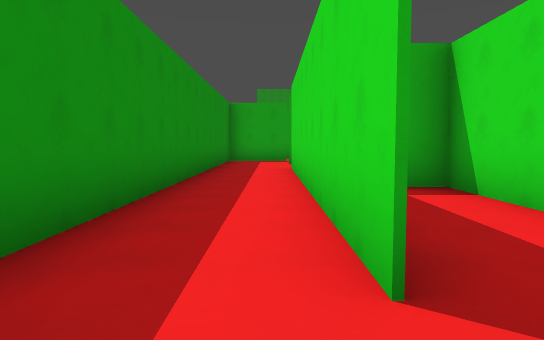
view 1 (above)

16 first-person views from a walk through a Godot game level. The camera is 1.5 m above the floor, tilts 4° down and sees 70° across. The floor is counted in squares, 2.4 m on a side. Each view is taken from the middle of a square. On the plan, view 1 faces up. The plan holds only what a view shows up to about 11 squares ahead; the rest is blank. The place goes on beyond the plan.

view 2
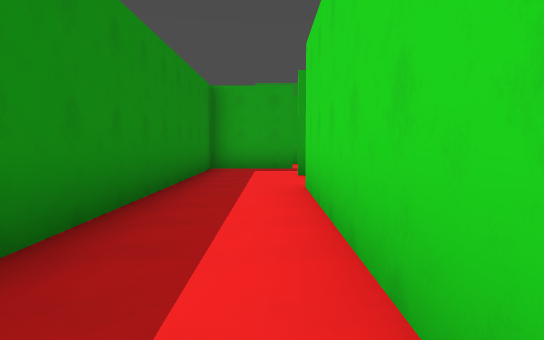

view 3
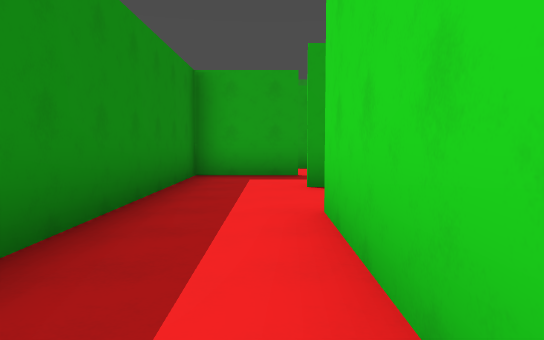

view 4
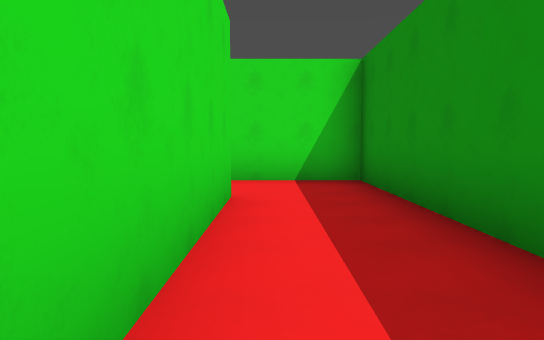

view 5
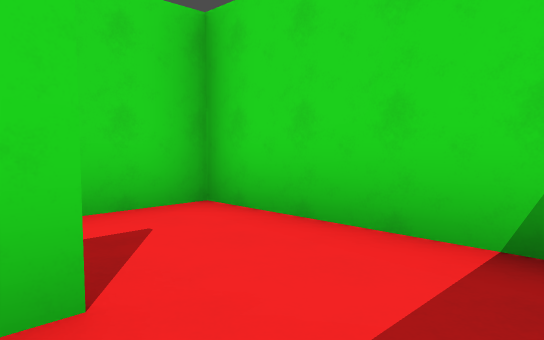

view 6
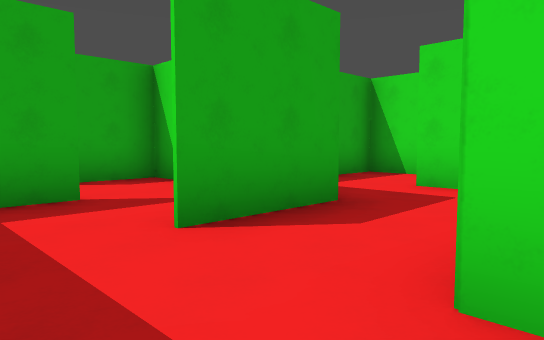

view 7
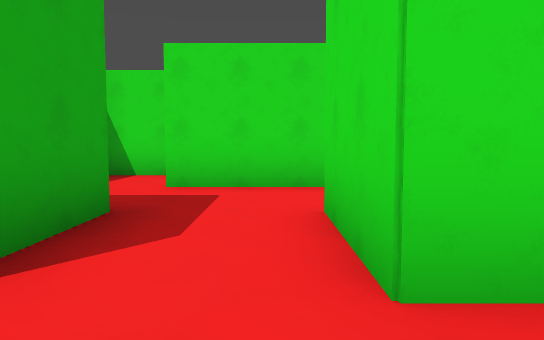

view 8
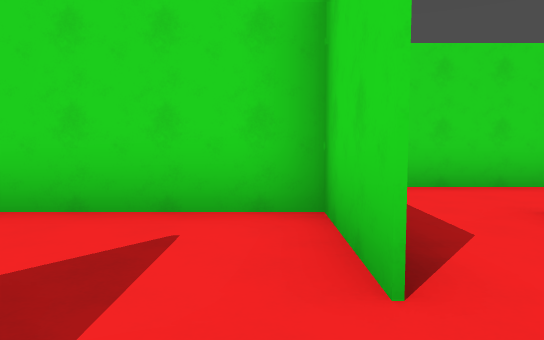

view 9
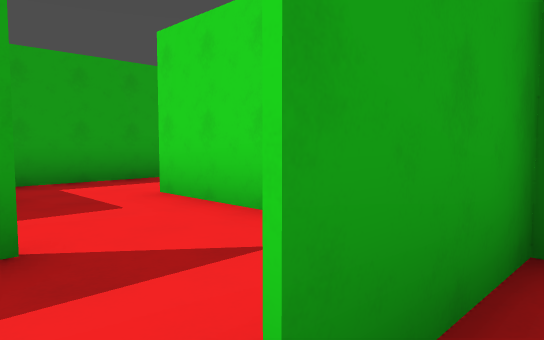

view 10
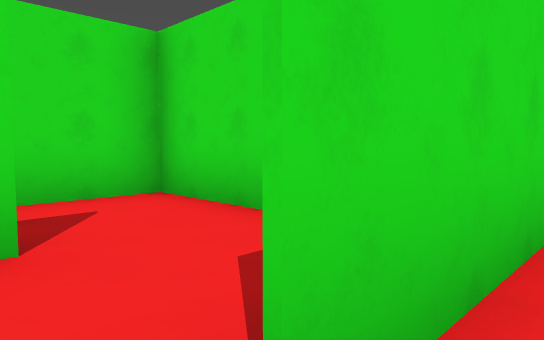

view 11
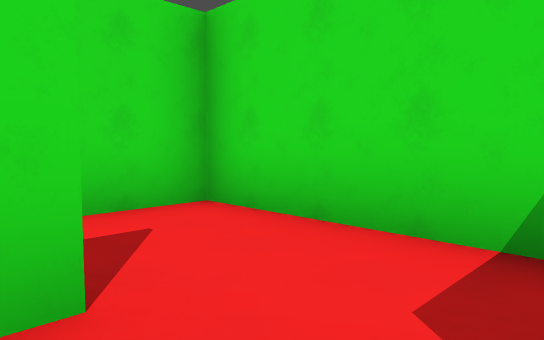

view 12
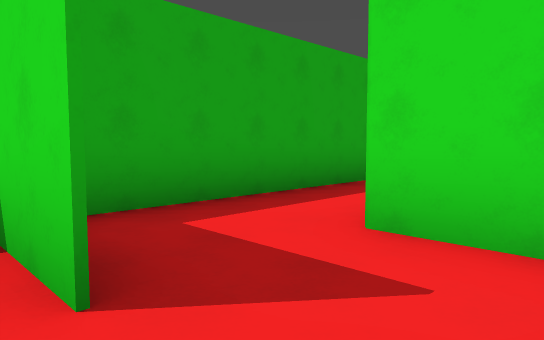

view 13
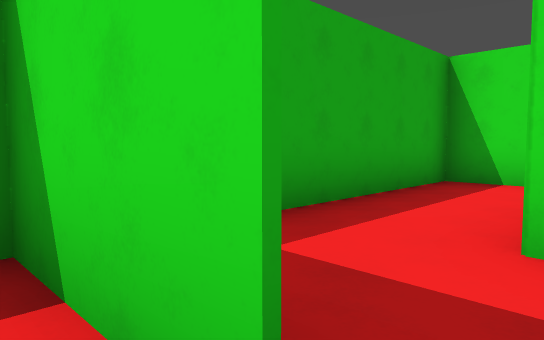

view 14
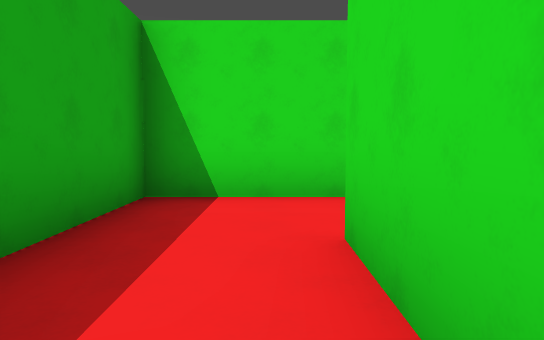

view 15
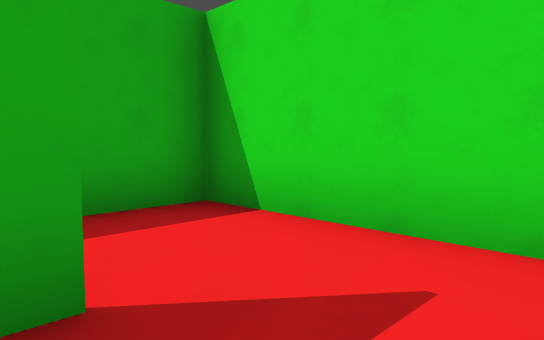

view 16
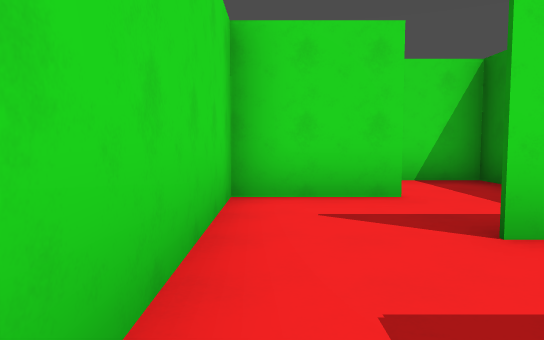

### Floor plan
Points are (right, up) in squares from view 1. A wall is a line through its corners. A room is listed if a view was taken in it or the views show most of it. See-through windows are left out.
Room 1 (views 1, 2, 3, 4, 5, 6, 7, 8)
walls: (0.5, 1.4) (0.5, 9.5) (2.5, 9.5); (2.5, 11.5) (2.5, 12.5); (2.5, 11.5) (0.5, 11.5) (1.5, 11.5); (0.6, 13.5) (-1.5, 13.5) (-1.5, -0.5) (0.5, -0.5)
ways out: opening at (1.5, 10) to room 3; opening at (1, 0.5) to room 6; opening at (1, 12) to room 7
Room 2 (view 9)
walls: (0.5, 6.2) (0.5, 5.5) (1.9, 5.5)
ways out: opening at (2, 7) to room 3
Room 3 (views 10, 11, 16)
walls: (2.4, 7.5) (4.5, 7.5) (4.5, 11.5); (5.4, 13.5) (3.2, 13.5)
ways out: opening at (1.5, 10) to room 1; opening at (2, 7) to room 2; opening at (5, 12) to room 4
Room 4 (views 12, 13, 14)
walls: (6.5, 11.4) (6.5, 13.5); (5.4, 9.5) (8.5, 9.5) (8.5, 11.5); (8.6, 13.5) (5.4, 13.5)
ways out: opening at (5, 12) to room 3; opening at (9.5, 12) to room 5
Room 5 (view 15)
walls: (10.6, 11.5) (10.1, 11.5); (12.5, 10.4) (12.5, 13.5) (8.6, 13.5); (8.5, 11.5) (10.5, 11.5)
ways out: opening at (9.5, 12) to room 4
Room 6 (no view inside)
walls: (2.5, 3.5) (2.5, 5.5) (1.9, 5.5); (0.5, -0.5) (2.5, -0.5) (2.5, 0.9)
ways out: opening at (1, 0.5) to room 1
Room 7 (no view inside)
walls: (2.5, 12.5) (2.5, 15.5) (0.6, 15.5); (1.5, 11.5) (2.5, 11.5)
ways out: opening at (1, 12) to room 1; opening at (1, 14)

Where each view was taken, in squares from view 1:
view 1: 0 up, 0 right, facing up
view 2: 4 up, 0 right, facing up
view 3: 6 up, 0 right, facing up
view 4: 6 up, 0 right, facing down
view 5: 2 up, 1 left, facing down-right
view 6: 9 up, 1 left, facing up-right
view 7: 10 up, 1 left, facing right
view 8: 12 up, 1 left, facing right
view 9: 7 up, 2 right, facing up-right
view 10: 12 up, 4 right, facing down-right
view 11: 12 up, 5 right, facing down-right
view 12: 10 up, 6 right, facing up-right
view 13: 11 up, 6 right, facing up-right
view 14: 12 up, 8 right, facing right
view 15: 10 up, 10 right, facing up-right
view 16: 12 up, 4 right, facing down
